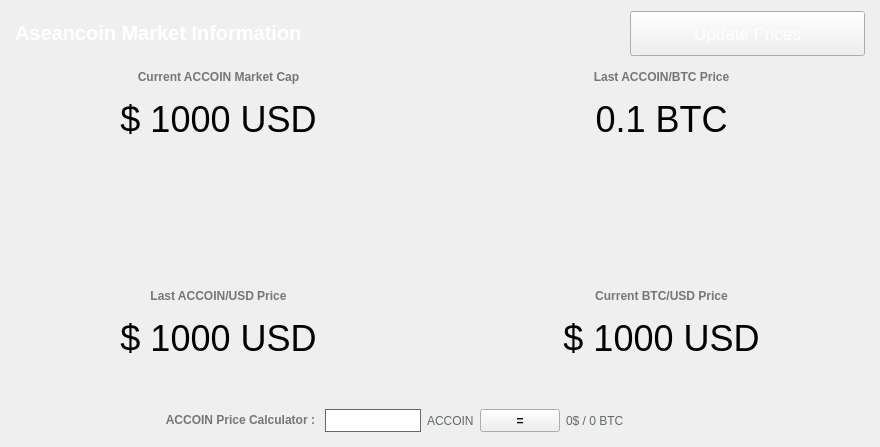
<?xml version="1.0" encoding="UTF-8"?>
<ui version="4.0">
 <class>MarketBrowser</class>
 <widget class="QWidget" name="MarketBrowser">
  <property name="windowModality">
   <enum>Qt::NonModal</enum>
  </property>
  <property name="geometry">
   <rect>
    <x>0</x>
    <y>0</y>
    <width>880</width>
    <height>447</height>
   </rect>
  </property>
  <property name="sizePolicy">
   <sizepolicy hsizetype="Preferred" vsizetype="Preferred">
    <horstretch>0</horstretch>
    <verstretch>0</verstretch>
   </sizepolicy>
  </property>
  <property name="windowTitle">
   <string>Digging</string>
  </property>
  <property name="styleSheet">
   <string notr="true"/>
  </property>
  <layout class="QGridLayout" name="gridLayout">
   <property name="sizeConstraint">
    <enum>QLayout::SetMaximumSize</enum>
   </property>
   <property name="leftMargin">
    <number>0</number>
   </property>
   <property name="rightMargin">
    <number>0</number>
   </property>
   <item row="0" column="0">
    <widget class="QLabel" name="label_4">
     <property name="sizePolicy">
      <sizepolicy hsizetype="Expanding" vsizetype="Preferred">
       <horstretch>0</horstretch>
       <verstretch>0</verstretch>
      </sizepolicy>
     </property>
     <property name="styleSheet">
      <string notr="true">color: #FFF;font-size:26px;font-weight:600;</string>
     </property>
     <property name="text">
      <string>&lt;html&gt;&lt;head/&gt;&lt;body&gt;&lt;p&gt;&lt;span style=&quot; font-size:20px;font-weight:600; color:#FFFFFF;&quot;&gt;Aseancoin Market Information&lt;/span&gt;&lt;/p&gt;&lt;/body&gt;&lt;/html&gt;</string>
     </property>
     <property name="alignment">
      <set>Qt::AlignLeading|Qt::AlignLeft|Qt::AlignVCenter</set>
     </property>
     <property name="margin">
      <number>0</number>
     </property>
     <property name="indent">
      <number>15</number>
     </property>
    </widget>
   </item>
   <item row="17" column="0" colspan="2">
    <layout class="QHBoxLayout" name="horizontalLayout_5">
     <item>
      <widget class="QLabel" name="aseancoin">
       <property name="sizePolicy">
        <sizepolicy hsizetype="Expanding" vsizetype="Preferred">
         <horstretch>0</horstretch>
         <verstretch>0</verstretch>
        </sizepolicy>
       </property>
       <property name="font">
        <font>
         <pointsize>27</pointsize>
        </font>
       </property>
       <property name="mouseTracking">
        <bool>true</bool>
       </property>
       <property name="text">
        <string notr="true">$ 1000 USD</string>
       </property>
       <property name="scaledContents">
        <bool>false</bool>
       </property>
       <property name="alignment">
        <set>Qt::AlignCenter</set>
       </property>
      </widget>
     </item>
     <item>
      <widget class="QLabel" name="bitcoin">
       <property name="sizePolicy">
        <sizepolicy hsizetype="Expanding" vsizetype="Preferred">
         <horstretch>0</horstretch>
         <verstretch>0</verstretch>
        </sizepolicy>
       </property>
       <property name="font">
        <font>
         <pointsize>27</pointsize>
        </font>
       </property>
       <property name="mouseTracking">
        <bool>true</bool>
       </property>
       <property name="text">
        <string notr="true">$ 1000 USD</string>
       </property>
       <property name="scaledContents">
        <bool>false</bool>
       </property>
       <property name="alignment">
        <set>Qt::AlignCenter</set>
       </property>
      </widget>
     </item>
    </layout>
   </item>
   <item row="4" column="0" colspan="2">
    <layout class="QHBoxLayout" name="horizontalLayout_3">
     <item>
      <layout class="QHBoxLayout" name="horizontalLayout_2">
       <property name="spacing">
        <number>6</number>
       </property>
       <property name="sizeConstraint">
        <enum>QLayout::SetDefaultConstraint</enum>
       </property>
       <item>
        <widget class="QLabel" name="dnrmc">
         <property name="sizePolicy">
          <sizepolicy hsizetype="Expanding" vsizetype="Preferred">
           <horstretch>0</horstretch>
           <verstretch>0</verstretch>
          </sizepolicy>
         </property>
         <property name="font">
          <font>
           <pointsize>27</pointsize>
          </font>
         </property>
         <property name="mouseTracking">
          <bool>true</bool>
         </property>
         <property name="text">
          <string notr="true">$ 1000 USD</string>
         </property>
         <property name="scaledContents">
          <bool>false</bool>
         </property>
         <property name="alignment">
          <set>Qt::AlignCenter</set>
         </property>
        </widget>
       </item>
       <item>
        <widget class="QLabel" name="dnrbtc">
         <property name="sizePolicy">
          <sizepolicy hsizetype="Expanding" vsizetype="Preferred">
           <horstretch>0</horstretch>
           <verstretch>0</verstretch>
          </sizepolicy>
         </property>
         <property name="font">
          <font>
           <pointsize>27</pointsize>
          </font>
         </property>
         <property name="mouseTracking">
          <bool>true</bool>
         </property>
         <property name="text">
          <string>0.1 BTC</string>
         </property>
         <property name="alignment">
          <set>Qt::AlignCenter</set>
         </property>
        </widget>
       </item>
      </layout>
     </item>
    </layout>
   </item>
   <item row="0" column="1">
    <widget class="QPushButton" name="startButton">
     <property name="sizePolicy">
      <sizepolicy hsizetype="Fixed" vsizetype="Fixed">
       <horstretch>0</horstretch>
       <verstretch>0</verstretch>
      </sizepolicy>
     </property>
     <property name="minimumSize">
      <size>
       <width>250</width>
       <height>45</height>
      </size>
     </property>
     <property name="palette">
      <palette>
       <active>
        <colorrole role="WindowText">
         <brush brushstyle="SolidPattern">
          <color alpha="255">
           <red>255</red>
           <green>255</green>
           <blue>255</blue>
          </color>
         </brush>
        </colorrole>
        <colorrole role="Text">
         <brush brushstyle="SolidPattern">
          <color alpha="255">
           <red>255</red>
           <green>255</green>
           <blue>255</blue>
          </color>
         </brush>
        </colorrole>
        <colorrole role="ButtonText">
         <brush brushstyle="SolidPattern">
          <color alpha="255">
           <red>255</red>
           <green>255</green>
           <blue>255</blue>
          </color>
         </brush>
        </colorrole>
       </active>
       <inactive>
        <colorrole role="WindowText">
         <brush brushstyle="SolidPattern">
          <color alpha="255">
           <red>255</red>
           <green>255</green>
           <blue>255</blue>
          </color>
         </brush>
        </colorrole>
        <colorrole role="Text">
         <brush brushstyle="SolidPattern">
          <color alpha="255">
           <red>255</red>
           <green>255</green>
           <blue>255</blue>
          </color>
         </brush>
        </colorrole>
        <colorrole role="ButtonText">
         <brush brushstyle="SolidPattern">
          <color alpha="255">
           <red>255</red>
           <green>255</green>
           <blue>255</blue>
          </color>
         </brush>
        </colorrole>
       </inactive>
       <disabled>
        <colorrole role="WindowText">
         <brush brushstyle="SolidPattern">
          <color alpha="255">
           <red>120</red>
           <green>120</green>
           <blue>120</blue>
          </color>
         </brush>
        </colorrole>
        <colorrole role="Text">
         <brush brushstyle="SolidPattern">
          <color alpha="255">
           <red>120</red>
           <green>120</green>
           <blue>120</blue>
          </color>
         </brush>
        </colorrole>
        <colorrole role="ButtonText">
         <brush brushstyle="SolidPattern">
          <color alpha="255">
           <red>120</red>
           <green>120</green>
           <blue>120</blue>
          </color>
         </brush>
        </colorrole>
       </disabled>
      </palette>
     </property>
     <property name="font">
      <font>
       <family>MS Shell Dlg 2</family>
       <pointsize>13</pointsize>
       <weight>50</weight>
       <italic>false</italic>
       <bold>false</bold>
      </font>
     </property>
     <property name="acceptDrops">
      <bool>false</bool>
     </property>
     <property name="styleSheet">
      <string notr="true">margin-right: 15px;</string>
     </property>
     <property name="text">
      <string>Update Prices</string>
     </property>
     <property name="iconSize">
      <size>
       <width>150</width>
       <height>35</height>
      </size>
     </property>
     <property name="default">
      <bool>false</bool>
     </property>
     <property name="flat">
      <bool>false</bool>
     </property>
    </widget>
   </item>
   <item row="1" column="0" colspan="2">
    <layout class="QHBoxLayout" name="horizontalLayout_8">
     <item>
      <layout class="QHBoxLayout" name="horizontalLayout_7">
       <item>
        <widget class="QLabel" name="label_15">
         <property name="sizePolicy">
          <sizepolicy hsizetype="Expanding" vsizetype="Fixed">
           <horstretch>0</horstretch>
           <verstretch>0</verstretch>
          </sizepolicy>
         </property>
         <property name="text">
          <string>&lt;html&gt;&lt;head/&gt;&lt;body&gt;&lt;p&gt;&lt;span style=&quot; font-weight:600; color:#767676;&quot;&gt;Current ACCOIN Market Cap&lt;/span&gt;&lt;/p&gt;&lt;/body&gt;&lt;/html&gt;</string>
         </property>
         <property name="alignment">
          <set>Qt::AlignCenter</set>
         </property>
        </widget>
       </item>
       <item>
        <widget class="QLabel" name="label_5">
         <property name="sizePolicy">
          <sizepolicy hsizetype="Expanding" vsizetype="Preferred">
           <horstretch>0</horstretch>
           <verstretch>0</verstretch>
          </sizepolicy>
         </property>
         <property name="text">
          <string>&lt;html&gt;&lt;head/&gt;&lt;body&gt;&lt;p&gt;&lt;span style=&quot; font-weight:600; color:#767676;&quot;&gt;Last ACCOIN/BTC Price&lt;/span&gt;&lt;/p&gt;&lt;/body&gt;&lt;/html&gt;</string>
         </property>
         <property name="alignment">
          <set>Qt::AlignCenter</set>
         </property>
        </widget>
       </item>
      </layout>
     </item>
    </layout>
   </item>
   <item row="15" column="0" colspan="2">
    <layout class="QHBoxLayout" name="horizontalLayout_6">
     <item>
      <widget class="QLabel" name="label_14">
       <property name="sizePolicy">
        <sizepolicy hsizetype="Expanding" vsizetype="Fixed">
         <horstretch>0</horstretch>
         <verstretch>0</verstretch>
        </sizepolicy>
       </property>
       <property name="text">
        <string>&lt;html&gt;&lt;head/&gt;&lt;body&gt;&lt;p&gt;&lt;span style=&quot; font-weight:600; color:#767676;&quot;&gt;Last ACCOIN/USD Price&lt;/span&gt;&lt;/p&gt;&lt;/body&gt;&lt;/html&gt;</string>
       </property>
       <property name="alignment">
        <set>Qt::AlignCenter</set>
       </property>
      </widget>
     </item>
     <item>
      <widget class="QLabel" name="label_13">
       <property name="sizePolicy">
        <sizepolicy hsizetype="Expanding" vsizetype="Preferred">
         <horstretch>0</horstretch>
         <verstretch>0</verstretch>
        </sizepolicy>
       </property>
       <property name="text">
        <string>&lt;html&gt;&lt;head/&gt;&lt;body&gt;&lt;p&gt;&lt;span style=&quot; font-weight:600; color:#767676;&quot;&gt;Current BTC/USD Price&lt;/span&gt;&lt;/p&gt;&lt;/body&gt;&lt;/html&gt;</string>
       </property>
       <property name="alignment">
        <set>Qt::AlignCenter</set>
       </property>
      </widget>
     </item>
    </layout>
   </item>
   <item row="20" column="0" colspan="2">
    <layout class="QHBoxLayout" name="horizontalLayout_4"/>
   </item>
   <item row="22" column="0" colspan="2">
    <layout class="QHBoxLayout" name="horizontalLayout">
     <item>
      <widget class="QLabel" name="label_31">
       <property name="sizePolicy">
        <sizepolicy hsizetype="Expanding" vsizetype="Preferred">
         <horstretch>0</horstretch>
         <verstretch>0</verstretch>
        </sizepolicy>
       </property>
       <property name="text">
        <string>&lt;html&gt;&lt;head/&gt;&lt;body&gt;&lt;p&gt;&lt;span style=&quot; font-weight:600; color:#767676;&quot;&gt;ACCOIN Price Calculator :&lt;/span&gt;&lt;/p&gt;&lt;/body&gt;&lt;/html&gt;</string>
       </property>
       <property name="alignment">
        <set>Qt::AlignRight|Qt::AlignTrailing|Qt::AlignVCenter</set>
       </property>
      </widget>
     </item>
     <item>
      <widget class="QLineEdit" name="egals">
       <property name="minimumSize">
        <size>
         <width>100</width>
         <height>23</height>
        </size>
       </property>
       <property name="maximumSize">
        <size>
         <width>100</width>
         <height>16777215</height>
        </size>
       </property>
       <property name="styleSheet">
        <string notr="true">border: 1px solid #61696c;margin-left:4px;</string>
       </property>
      </widget>
     </item>
     <item>
      <widget class="QLabel" name="label">
       <property name="styleSheet">
        <string notr="true">color:#61696c;</string>
       </property>
       <property name="text">
        <string>ACCOIN</string>
       </property>
      </widget>
     </item>
     <item>
      <widget class="QPushButton" name="egal">
       <property name="sizePolicy">
        <sizepolicy hsizetype="Fixed" vsizetype="Fixed">
         <horstretch>0</horstretch>
         <verstretch>0</verstretch>
        </sizepolicy>
       </property>
       <property name="minimumSize">
        <size>
         <width>0</width>
         <height>23</height>
        </size>
       </property>
       <property name="styleSheet">
        <string notr="true">font-weight:600;</string>
       </property>
       <property name="text">
        <string>=</string>
       </property>
      </widget>
     </item>
     <item>
      <widget class="QLabel" name="egald">
       <property name="sizePolicy">
        <sizepolicy hsizetype="Expanding" vsizetype="Preferred">
         <horstretch>0</horstretch>
         <verstretch>0</verstretch>
        </sizepolicy>
       </property>
       <property name="styleSheet">
        <string notr="true">color:#61696c;</string>
       </property>
       <property name="text">
        <string>0$ / 0 BTC</string>
       </property>
      </widget>
     </item>
    </layout>
   </item>
   <item row="21" column="0" colspan="2">
    <spacer name="verticalSpacer">
     <property name="orientation">
      <enum>Qt::Vertical</enum>
     </property>
     <property name="sizeType">
      <enum>QSizePolicy::Fixed</enum>
     </property>
     <property name="sizeHint" stdset="0">
      <size>
       <width>20</width>
       <height>40</height>
      </size>
     </property>
    </spacer>
   </item>
   <item row="6" column="0" colspan="2">
    <layout class="QHBoxLayout" name="horizontalLayout_9">
     <item>
      <widget class="QLabel" name="label_3">
       <property name="sizePolicy">
        <sizepolicy hsizetype="Fixed" vsizetype="Fixed">
         <horstretch>0</horstretch>
         <verstretch>0</verstretch>
        </sizepolicy>
       </property>
       <property name="minimumSize">
        <size>
         <width>128</width>
         <height>128</height>
        </size>
       </property>
       <property name="maximumSize">
        <size>
         <width>128</width>
         <height>128</height>
        </size>
       </property>
       <property name="text">
        <string/>
       </property>
       <property name="textFormat">
        <enum>Qt::RichText</enum>
       </property>
       <property name="pixmap">
        <pixmap resource="../bitcoin.qrc">:/icons/aseancoin</pixmap>
       </property>
       <property name="scaledContents">
        <bool>true</bool>
       </property>
       <property name="alignment">
        <set>Qt::AlignCenter</set>
       </property>
       <property name="margin">
        <number>0</number>
       </property>
      </widget>
     </item>
    </layout>
   </item>
  </layout>
 </widget>
 <layoutdefault spacing="6" margin="11"/>
 <resources>
  <include location="../bitcoin.qrc"/>
 </resources>
 <connections/>
</ui>
